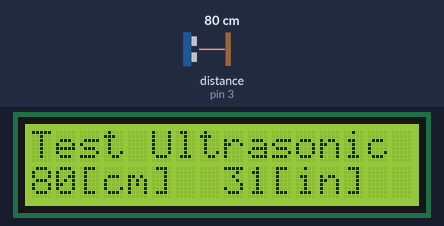
Simulated run of this sketch. Board: Arduino Uno, built with avr-gcc and run on an emulated ATmega328P. Shown: 16×2 character LCD. Wiring (inferred from the names in the program): ultrasonic range finder: trigger pin 2; echo pin 3. The test bench sets the inputs (shaded band); at power-on: distance to the obstacle (sensor on pin 3) 80 cm. The echo pulse lasts 58.3 µs per cm; what the sketch prints to the serial monitor is not drawn.

Above: at 1.2 s.
1.3 s: distance to the obstacle (sensor on pin 3) set to 18 cm
At 2.2 s:
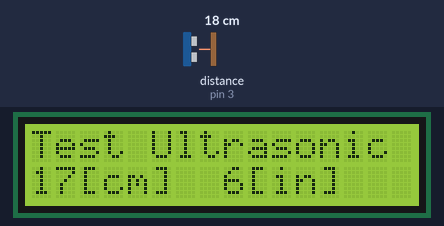
2.9 s: distance to the obstacle (sensor on pin 3) set to 2 cm
At 3.7 s:
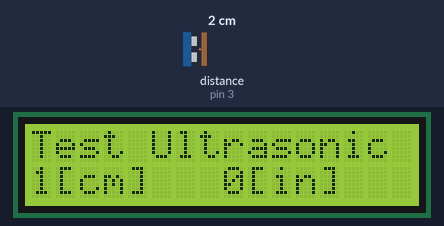
4.4 s: distance to the obstacle (sensor on pin 3) set to 9 cm
At 4.9 s:
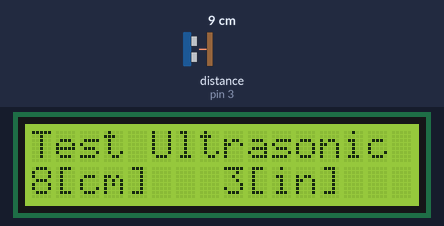
5.9 s: distance to the obstacle (sensor on pin 3) set to 299 cm
At 7.0 s:
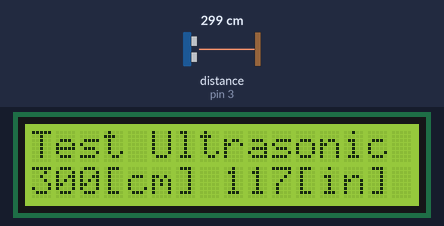
Timing chart, 0 to 8.4 s (numbered marks = the images above; inputs shaded):
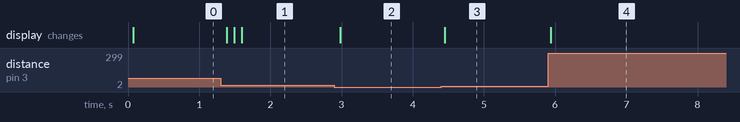

The sketch:

HC_SR04_1602_LCD.ino
```cpp
// include the library code:
#include <LiquidCrystal.h>
// initialize the library with the numbers of the interface pins
LiquidCrystal lcd(13, 12, 11, 10, 9, 8);

const int trigPin = 2;
const int echoPin = 3;

void setup() {

// set up the LCD's number of columns and rows:
lcd.begin(16, 2);

  // Print a message to the LCD.
  lcd.print("Test Ultrasonic");

  // initialize serial communication:
  Serial.begin(9600);
}
void loop()
{
  // establish variables for duration of the ping,
  // and the distance result in inches and centimeters:
  long duration, inches, cm;

// The PING))) is triggered by a HIGH pulse of 2 or more microseconds.
  // Give a short LOW pulse beforehand to ensure a clean HIGH pulse:
  pinMode(trigPin, OUTPUT);
  digitalWrite(trigPin, LOW);
  delayMicroseconds(2);
  digitalWrite(trigPin, HIGH);
  delayMicroseconds(5);
  digitalWrite(trigPin, LOW);

// The same pin is used to read the signal from the PING))): a HIGH
  // pulse whose duration is the time (in microseconds) from the sending
  // of the ping to the reception of its echo off of an object.
  pinMode(echoPin, INPUT);
  duration = pulseIn(echoPin, HIGH);

  // HIGH신호의 주기를 거리로 변환
  inches = microsecondsToInches(duration);
  cm = microsecondsToCentimeters(duration);

  lcd.setCursor(0, 1);
  lcd.print("                ");
  lcd.setCursor(0, 1);
  lcd.print(cm);
  lcd.print("[cm] ");
  lcd.setCursor(8, 1);
  lcd.print(inches);
  lcd.print("[in]");

  Serial.print(inches);
  Serial.print("in, ");
  Serial.print(cm);
  Serial.print("cm");
  Serial.println();

  delay(100);
}

long microsecondsToInches(long microseconds)
{
  // According to Parallax's datasheet for the PING))), there are
  // 73.746 microseconds per inch (i.e. sound travels at 1130 feet per
  // second).  This gives the distance travelled by the ping, outbound
  // and return, so we divide by 2 to get the distance of the obstacle.
  // See: http://www.parallax.com/dl/docs/prod/acc/28015-PING-v1.3.pdf
  return microseconds / 74 / 2;
}

long microsecondsToCentimeters(long microseconds)
{
  // The speed of sound is 340 m/s or 29 microseconds per centimeter.
  // The ping travels out and back, so to find the distance of the
  // object we take half of the distance travelled.
  return microseconds / 29 / 2;
}
```

Measured:
- after the input at 1.3 s, the display: changes after 0.09 s (image 1)
- after the input at 2.9 s, the display: changes after 0.08 s (image 2)
- after the input at 4.4 s, the display: changes after 0.05 s (image 3)
- after the input at 5.9 s, the display: changes at once (image 4)
